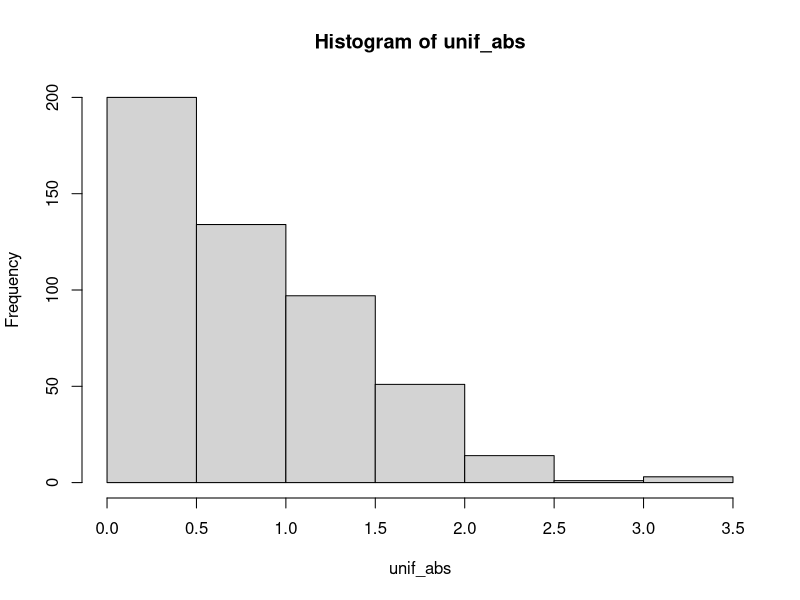
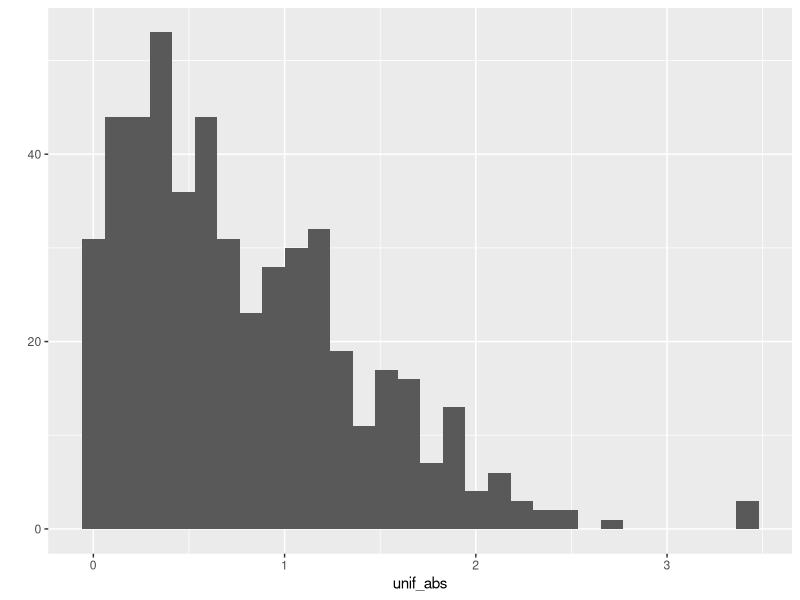
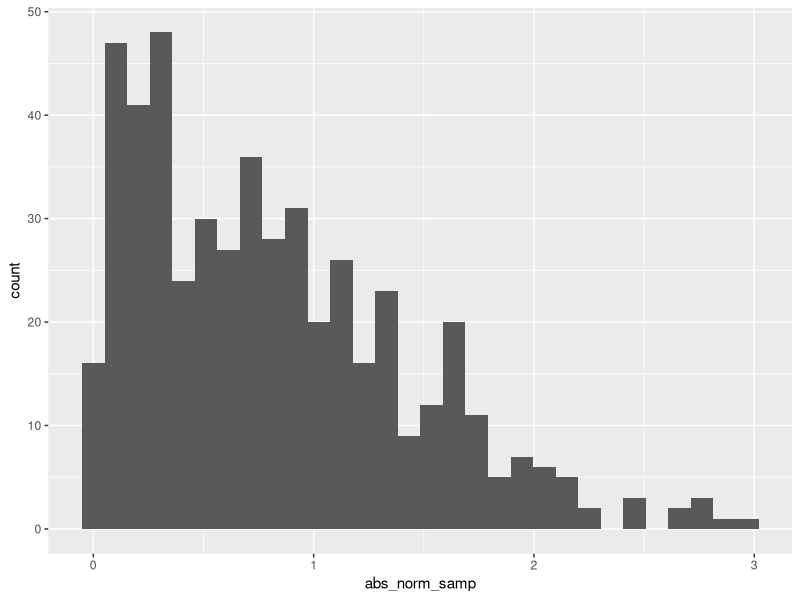

Recreate these plots in R, in order.
## ---- chunk 1
samp = rnorm(100)
length(samp)
## ---- chunk 2
unif <- rnorm(500)
unif_abs <- abs(unif)
hist(unif_abs)
## ---- chunk 3
# ggplot(unif_abs,)
library(tidyverse)
qplot(unif_abs, geom="histogram")

## ---- chunk 4
la_df = tibble(
  norm_samp = rnorm(500),
  abs_norm_samp = abs(norm_samp)
)

ggplot(la_df, aes(x = abs_norm_samp)) + geom_histogram()
